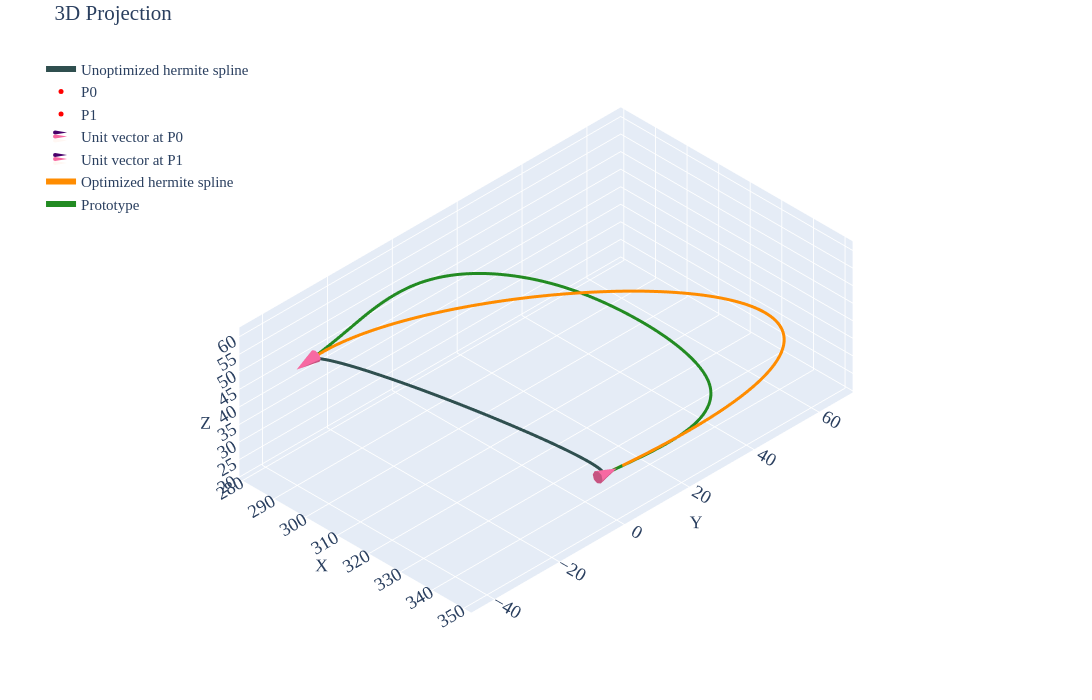

Here is the notebook cell this chart was saved with:
### Markdown cell above
## P3 Case 01

### Code cell
df=pd.read_csv('../data/2810/p3-case1.csv')
prt=df.iloc[10:,2:].reset_index(drop=True)

p0=df.iloc[5,2:].values.astype(float)    # Point0
p1=df.iloc[6,2:].values.astype(float)    # Point1
v0=-1*(p0-prt.iloc[3].values).astype(float)
v1=-1*(prt.iloc[96].values-p1).astype(float)
u0=v0/np.linalg.norm(v0)                 # Unit Vector @ Point0
u1=v1/np.linalg.norm(v1)                 # Unit Vector @ Point1
u1=df.iloc[9,2:].values.astype(float)    # Unit Vector @ Point1
m0=df.iloc[2,1]                          # Magnitude for Vector1
m1=df.iloc[3,1]                          # Magnitude for Vector2
u0_init=u0*m0
u1_init=u1*m1
spl=utils.hermite(p0,p1,u0_init,u1_init,num_points=51)

tgt=utils.length(prt.values)             # Target spline length

def obj_fn(mag,prt_pts,p0,p1,u0,u1,n_points=100):
    m0=mag[0]
    m1=mag[1]    
    u0_scld=m0*u0
    u1_scld=m1*u1
    spl=utils.hermite(p0,p1,u0_scld,u1_scld,num_points=n_points)
    dist_err=abs(np.sum((spl-prt_pts)**2))
    return dist_err

def len_up(mag,prt_pts,p0,p1,u0,u1,n_points=100):
    return 2-(utils.length(utils.hermite(p0,p1,mag[0]*u0,mag[1]*u1,num_points=n_points))-utils.length(prt_pts))

def len_lo(mag,prt_pts,p0,p1,u0,u1,n_points=100):
    return 2+(utils.length(utils.hermite(p0,p1,mag[0]*u0,mag[1]*u1,num_points=n_points))-utils.length(prt_pts))

def len_eq(mag,prt_pts,p0,p1,u0,u1,n_points=100):
    return (utils.length(utils.hermite(p0,p1,mag[0]*u0,mag[1]*u1,num_points=n_points))-utils.length(prt_pts))

constraints=[
    {'type':'eq','fun':len_eq,'args':(prt.values,p0,p1,u0,u1)},
    # {'type':'ineq','fun':len_up,'args':(prt.values,p0,p1,u0,u1)},
    # {'type':'ineq','fun':len_lo,'args':(prt.values,p0,p1,u0,u1)}
]

sol=minimize(obj_fn,[1,1],args=(prt.values,p0,p1,u0,u1),method='SLSQP',constraints=constraints)
u0_final=sol.x[0]*u0
u1_final=sol.x[1]*u1
spl=utils.hermite(p0,p1,u0_init,u1_init,num_points=100)
spl_tgt=utils.hermite(p0,p1,u0_final,u1_final,num_points=100)

pd.DataFrame(spl_tgt, columns=['X','Y','Z']).to_csv('../data/2810/rev-opt/p3-case1-opt.csv',index=False)

print(f'Length of the Prototype Spline: {utils.length(prt.values):.5f}')
print(f'Given target spline length: {tgt:.5f}')
print(f'Length of the Hermite Spline: {utils.length(spl.astype(float)):.5f}')
print(f'Achieved Length of the Hermite Spline: {utils.length(spl_tgt.astype(float)):.5f}')
print(f'\nMaximum Distance Deviation: {max(np.linalg.norm(spl_tgt-spl,axis=1)):.4f}')
print(f'Total Distance Deviation: {sum(np.linalg.norm(spl_tgt-spl,axis=1)):.4f}')
print(f'\nComputed Magnitude (M0, M1): {sol.x[0]:.4f}, {sol.x[1]:.4f}')

utils.plotter(spl,p0,p1,u0_init,u1_init,tgt=spl_tgt,prt=prt.values,cne=6,intr='d',tgt_label='Optimized hermite spline')
